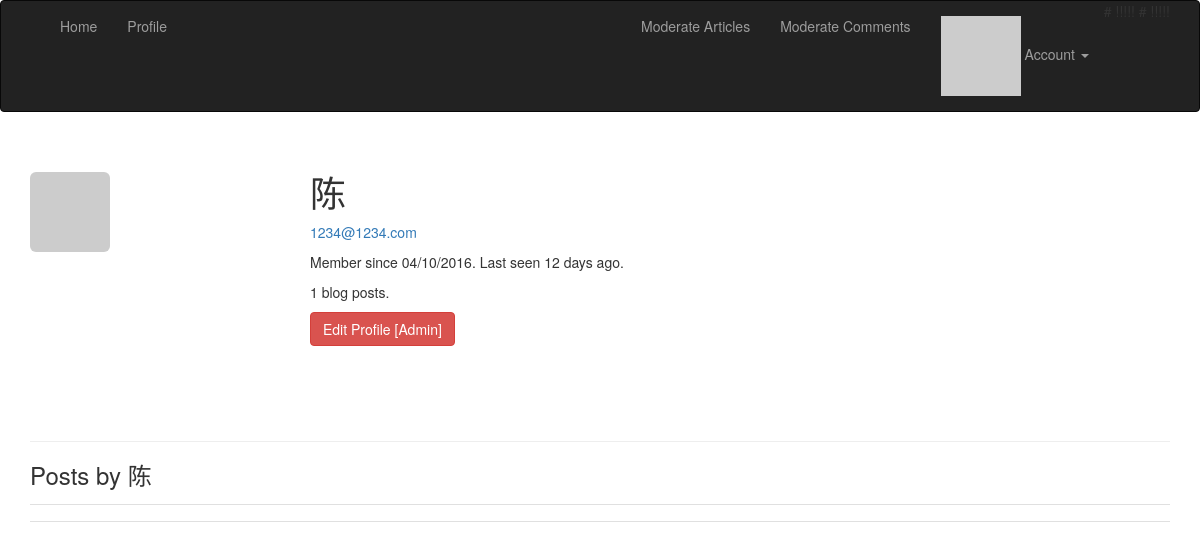
The page /user/陈 (signed in) on the database its author committed.
### app/models.py (models this page shows, shortened)
class User(UserMixin, db.Model):
    __tablename__ = 'users'
    id = db.Column(db.Integer, primary_key=True)
    email = db.Column(db.String(64), unique=True, index=True)
    username = db.Column(db.String(64), unique=True, index=True)
    role_id = db.Column(db.Integer, db.ForeignKey('roles.id'))
    password_hash = db.Column(db.String(128))
    confirmed = db.Column(db.Boolean, default=False)
    name = db.Column(db.String(64))
    location = db.Column(db.String(64))
    about_me = db.Column(db.Text())
    member_since = db.Column(db.DateTime(), default=datetime.utcnow)
    last_seen = db.Column(db.DateTime(), default=datetime.utcnow)
    avatar_hash = db.Column(db.String(32))
    posts = db.relationship('Post', backref='author', lazy='dynamic')
    comments = db.relationship('Comment', backref='author', lazy='dynamic')
    @property
    def password(self):
        raise AttributeError('password is not a readable attribute')
    def can(self, permissions):
        return self.role is not None and \
            (self.role.permissions & permissions) == permissions
    def is_administrator(self):
        return self.can(Permission.ADMINISTER)
    def ping(self):
        self.last_seen = datetime.utcnow()
        db.session.add(self)
    def gravatar(self, size=100, default='identicon', rating='g'):
        if request.is_secure:
            url = 'https://secure.gravatar.com/avatar'
        else:
            url = 'http://cn.gravatar.com/avatar'
        hash = self.avatar_hash or hashlib.md5(
            self.email.encode('utf-8')).hexdigest()
        return '{url}/{hash}?s={size}&d={default}&r={rating}'.format(
            url=url, hash=hash, size=size, default=default, rating=rating)

class Post(db.Model):
    __tablename__ = 'posts'
    id = db.Column(db.Integer, primary_key=True)
    body = db.Column(db.Text)
    timestamp = db.Column(db.DateTime, index=True, default=datetime.utcnow)
    author_id = db.Column(db.Integer, db.ForeignKey('users.id'))
    body_html = db.Column(db.Text)
    comments = db.relationship('Comment', backref='post', lazy='dynamic')
    disabled = db.Column(db.Boolean)

### app/main/views.py (the view)
@main.route('/user/<username>')
def user(username):
    user = User.query.filter_by(username=username).first()
    if user is None:
             abort(404)
    posts = user.posts.order_by(Post.timestamp.desc()).all()
    return render_template('user.html', user=user, posts=posts)

### app/auth/views.py (called while the page is built)
@auth.before_app_request
def before_request():
    if current_user.is_authenticated:
        current_user.ping()
        if not current_user.confirmed \
                and request.endpoint[:5] != 'auth.' \
                and request.endpoint != 'static':
            return redirect(url_for('auth.unconfirmed'))

### app/main/__init__.py (called while the page is built)
@main.app_context_processor
def inject_permissions():
    return dict(Permission=Permission)

### app/models.py (called while the page is built)
@login_manager.user_loader
def load_user(user_id):
    return User.query.get(int(user_id))

### app/templates/user.html (shortened to what this page needs)
{% extends "base.html" %}
{% import "_macros.html" as macros %}
{% block page_content %}
<div class="page-header">
    <img class="img-rounded profile-thumbnail" src="{{ user.gravatar(size=256) }}">
    <div class="profile-header">
        <h1>{{ user.username }}</h1>
        {% if current_user.is_administrator() %}
        <p><a href="mailto:{{ user.email }}">{{ user.email }}</a></p>
        {% endif %}
        <p>Member since {{ moment(user.member_since).format('L') }}. Last seen {{ moment(user.last_seen).fromNow() }}.</p>
        <p>{{ user.posts.count() }} blog posts.</p>
        <p>
            {% if current_user.is_administrator() %}
            <a class="btn btn-danger" href="{{ url_for('.edit_profile_admin', id=user.id) }}">Edit Profile [Admin]</a>
            {% endif %}
        </p>
    </div>
</div>
<h3>Posts by {{ user.username }}</h3>
{% include '_posts.html' %}
{% endblock %}

### app/templates/_posts.html (shortened to what this page needs)
<ul class="posts">
    {% for post in posts %}
    <li class="post">
    </li>
    {% endfor %}
</ul>

### app/static/styles.css (style rules this page uses)
.profile-thumbnail { position: absolute; }
.profile-header { min-height: 260px; margin-left: 280px; }
ul.posts { list-style-type: none; padding: 0px; margin: 16px 0px 0px 0px; border-top: 1px solid #e0e0e0; }
ul.posts li.post { padding: 8px; border-bottom: 1px solid #e0e0e0; }

### rows shown on the page
User: username "陈", email "1234@1234.com", member_since "04/10/2016", last_seen "12 days ago"

### other values the page prints
{{ user.posts.count() }} "1"
